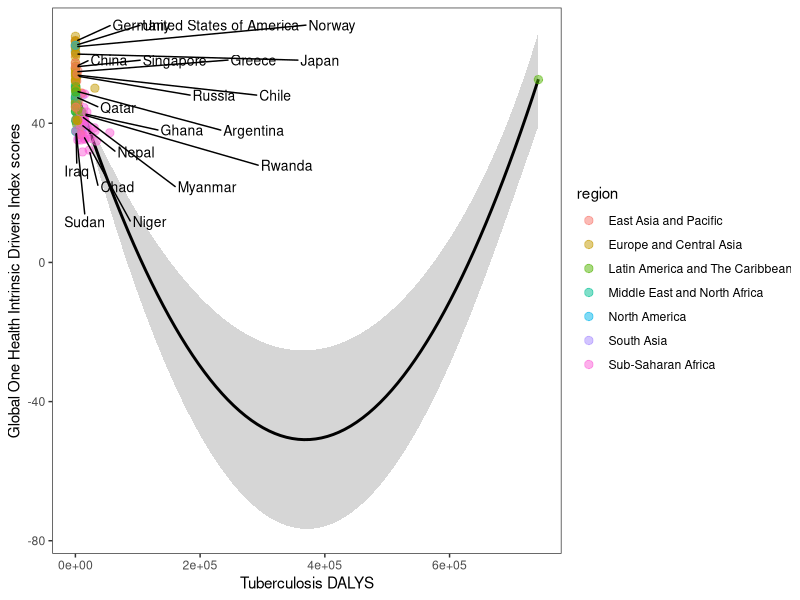

The R source for this figure:
library(readxl)
library(readr)

library(tidyverse)
library(cowplot)
library(colorspace)
library(ggrepel)

GBD <- read_excel("D.5.5.1_raw.xlsx")

dftest <- read_csv("total_0228_last Version.csv")

data = left_join(dftest,GBD, by = "iso")

write.csv(data,file = "Tuberculosis-OHI.csv")


test <- data %>%
  mutate(
    region = case_when(
      region == "Middle East and North Africa" ~ "Middle East and North Africa",
      region == "Europe and Central Asia" ~ "Europe and Central Asia",
      region == "East Asia and Pacific" ~ "East Asia and Pacific",
      region == "Latin America and The Caribbean" ~ "Latin America and The Caribbean",
      region == "North America" ~ "North America",
      region == "South Asia" ~ "South Asia",
      region == "Sub-Saharan Arica" ~ "Sub-Saharan Arica",
      TRUE ~ region # All the other remain the same
    )
  )

country_highlight <- c(
  "Germany", "Norway", "United States of America", "Greece", "Singapore", "Rwanda", 
  "Russia", "Venezuela", "Sudan", "Iraq", "Ghana", "Niger", "Chad", "Kuwait", 
  "Qatar", "Myanmar", "Nepal", "Chile", "Argentina", "Japan", "China"
)

test <- test %>%
  mutate(
    label = ifelse(country %in% country_highlight, country, "")
  )


expohi = ggplot(test, aes(GBD, total)) +
  geom_smooth(method="lm", formula = 'y ~ poly(x,2)' , col="black") +
  geom_point(
    aes(color = region, fill = region),
    size = 2.5, alpha = 0.5, 
    shape = 21 # This is a dot with both border (color) and fill.
  ) +
  # Add auto-positioned text
  geom_text_repel(
    aes(label = label),
    color = "black",
    size = 10/.pt, # font size 9 pt
    point.padding = 0.1, 
    box.padding = 0.6,
    min.segment.length = 0,
    max.overlaps = 1000,
    seed = 7654 # For reproducibility reasons
  ) +
  xlab("Tuberculosis DALYS") +
  ylab("Global One Health Intrinsic Drivers Index scores")+
  theme_test() 

ggsave("OHI-Tuberculosis-region.pdf", width=8, height=4, dpi=600)

